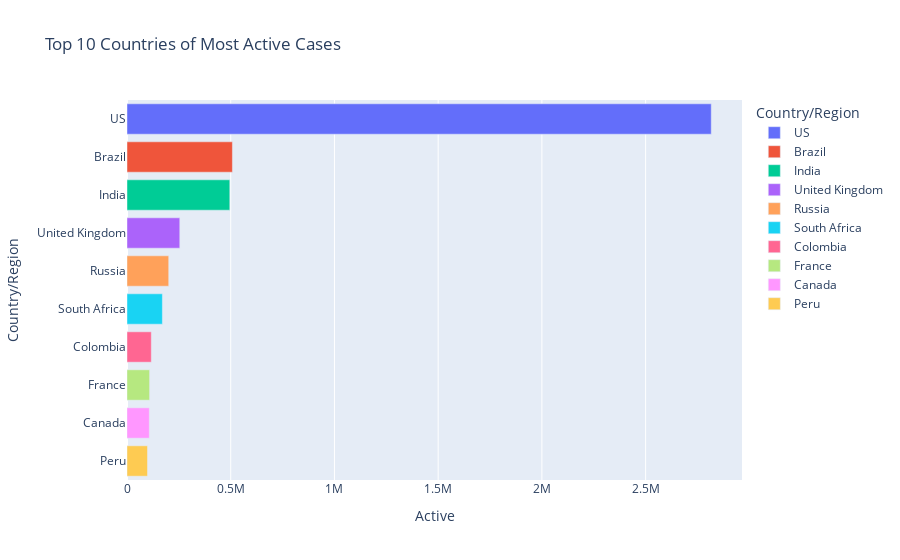

Source (notebook cell):
### Code cell
fig = px.bar(active_country, x='Active', y='Country/Region',color='Country/Region', title='Top 10 Countries of Most Active Cases')
fig.show()

### Figure 1 — Plotly figure (JSON) as saved in the notebook; plotly's stock layout.template omitted (floating-point values rounded to 4 significant figures)
{"data": [{"alignmentgroup": "True", "hovertemplate": "Country/Region=%{y}<br>Active=%{x}<extra></extra>", "legendgroup": "US", "marker": {"color": "#636efa", "pattern": {"shape": ""}}, "name": "US", "offsetgroup": "US", "orientation": "h", "showlegend": true, "textposition": "auto", "type": "bar", "x": [2816444], "xaxis": "x", "y": ["US"], "yaxis": "y"}, {"alignmentgroup": "True", "hovertemplate": "Country/Region=%{y}<br>Active=%{x}<extra></extra>", "legendgroup": "Brazil", "marker": {"color": "#EF553B", "pattern": {"shape": ""}}, "name": "Brazil", "offsetgroup": "Brazil", "orientation": "h", "showlegend": true, "textposition": "auto", "type": "bar", "x": [508116], "xaxis": "x", "y": ["Brazil"], "yaxis": "y"}, {"alignmentgroup": "True", "hovertemplate": "Country/Region=%{y}<br>Active=%{x}<extra></extra>", "legendgroup": "India", "marker": {"color": "#00cc96", "pattern": {"shape": ""}}, "name": "India", "offsetgroup": "India", "orientation": "h", "showlegend": true, "textposition": "auto", "type": "bar", "x": [495499], "xaxis": "x", "y": ["India"], "yaxis": "y"}, {"alignmentgroup": "True", "hovertemplate": "Country/Region=%{y}<br>Active=%{x}<extra></extra>", "legendgroup": "United Kingdom", "marker": {"color": "#ab63fa", "pattern": {"shape": ""}}, "name": "United Kingdom", "offsetgroup": "United Kingdom", "orientation": "h", "showlegend": true, "textposition": "auto", "type": "bar", "x": [254427], "xaxis": "x", "y": ["United Kingdom"], "yaxis": "y"}, {"alignmentgroup": "True", "hovertemplate": "Country/Region=%{y}<br>Active=%{x}<extra></extra>", "legendgroup": "Russia", "marker": {"color": "#FFA15A", "pattern": {"shape": ""}}, "name": "Russia", "offsetgroup": "Russia", "orientation": "h", "showlegend": true, "textposition": "auto", "type": "bar", "x": [201097], "xaxis": "x", "y": ["Russia"], "yaxis": "y"}, {"alignmentgroup": "True", "hovertemplate": "Country/Region=%{y}<br>Active=%{x}<extra></extra>", "legendgroup": "South Africa", "marker": {"color": "#19d3f3", "pattern": {"shape": ""}}, "name": "South Africa", "offsetgroup": "South Africa", "orientation": "h", "showlegend": true, "textposition": "auto", "type": "bar", "x": [170537], "xaxis": "x", "y": ["South Africa"], "yaxis": "y"}, {"alignmentgroup": "True", "hovertemplate": "Country/Region=%{y}<br>Active=%{x}<extra></extra>", "legendgroup": "Colombia", "marker": {"color": "#FF6692", "pattern": {"shape": ""}}, "name": "Colombia", "offsetgroup": "Colombia", "orientation": "h", "showlegend": true, "textposition": "auto", "type": "bar", "x": [117163], "xaxis": "x", "y": ["Colombia"], "yaxis": "y"}, {"alignmentgroup": "True", "hovertemplate": "Country/Region=%{y}<br>Active=%{x}<extra></extra>", "legendgroup": "France", "marker": {"color": "#B6E880", "pattern": {"shape": ""}}, "name": "France", "offsetgroup": "France", "orientation": "h", "showlegend": true, "textposition": "auto", "type": "bar", "x": [108928], "xaxis": "x", "y": ["France"], "yaxis": "y"}, {"alignmentgroup": "True", "hovertemplate": "Country/Region=%{y}<br>Active=%{x}<extra></extra>", "legendgroup": "Canada", "marker": {"color": "#FF97FF", "pattern": {"shape": ""}}, "name": "Canada", "offsetgroup": "Canada", "orientation": "h", "showlegend": true, "textposition": "auto", "type": "bar", "x": [107514], "xaxis": "x", "y": ["Canada"], "yaxis": "y"}, {"alignmentgroup": "True", "hovertemplate": "Country/Region=%{y}<br>Active=%{x}<extra></extra>", "legendgroup": "Peru", "marker": {"color": "#FECB52", "pattern": {"shape": ""}}, "name": "Peru", "offsetgroup": "Peru", "orientation": "h", "showlegend": true, "textposition": "auto", "type": "bar", "x": [98752], "xaxis": "x", "y": ["Peru"], "yaxis": "y"}], "layout": {"barmode": "relative", "legend": {"title": {"text": "Country/Region"}, "tracegroupgap": 0}, "title": {"text": "Top 10 Countries of Most Active Cases"}, "xaxis": {"anchor": "y", "domain": [0, 1], "title": {"text": "Active"}}, "yaxis": {"anchor": "x", "categoryarray": ["Peru", "Canada", "France", "Colombia", "South Africa", "Russia", "United Kingdom", "India", "Brazil", "US"], "categoryorder": "array", "domain": [0, 1], "title": {"text": "Country/Region"}}}}
